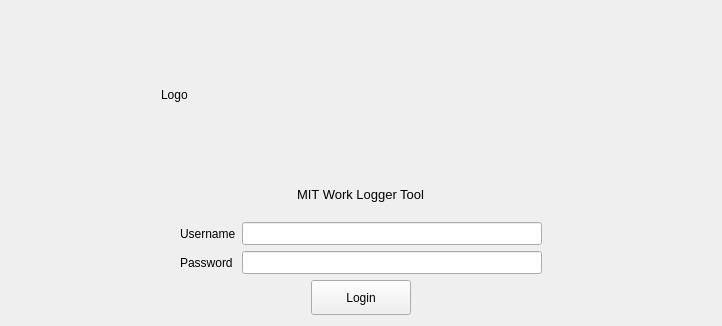
<?xml version="1.0" encoding="UTF-8"?>
<ui version="4.0">
 <class>LoginWindow</class>
 <widget class="QWidget" name="LoginWindow">
  <property name="geometry">
   <rect>
    <x>0</x>
    <y>0</y>
    <width>722</width>
    <height>326</height>
   </rect>
  </property>
  <property name="windowTitle">
   <string>Form</string>
  </property>
  <property name="styleSheet">
   <string notr="true"/>
  </property>
  <layout class="QHBoxLayout" name="horizontalLayout_5">
   <item>
    <layout class="QVBoxLayout" name="verticalLayout_4">
     <item>
      <layout class="QVBoxLayout" name="verticalLayout_2">
       <item>
        <layout class="QVBoxLayout" name="verticalLayout">
         <item>
          <spacer name="verticalSpacer">
           <property name="orientation">
            <enum>Qt::Vertical</enum>
           </property>
           <property name="sizeHint" stdset="0">
            <size>
             <width>20</width>
             <height>40</height>
            </size>
           </property>
          </spacer>
         </item>
         <item>
          <layout class="QHBoxLayout" name="horizontalLayout">
           <item>
            <spacer name="horizontalSpacer">
             <property name="orientation">
              <enum>Qt::Horizontal</enum>
             </property>
             <property name="sizeHint" stdset="0">
              <size>
               <width>40</width>
               <height>20</height>
              </size>
             </property>
            </spacer>
           </item>
           <item>
            <widget class="QLabel" name="LogoLabel">
             <property name="minimumSize">
              <size>
               <width>400</width>
               <height>115</height>
              </size>
             </property>
             <property name="text">
              <string>Logo</string>
             </property>
            </widget>
           </item>
           <item>
            <spacer name="horizontalSpacer_2">
             <property name="orientation">
              <enum>Qt::Horizontal</enum>
             </property>
             <property name="sizeHint" stdset="0">
              <size>
               <width>40</width>
               <height>20</height>
              </size>
             </property>
            </spacer>
           </item>
          </layout>
         </item>
         <item>
          <spacer name="verticalSpacer_2">
           <property name="orientation">
            <enum>Qt::Vertical</enum>
           </property>
           <property name="sizeHint" stdset="0">
            <size>
             <width>20</width>
             <height>40</height>
            </size>
           </property>
          </spacer>
         </item>
        </layout>
       </item>
       <item>
        <layout class="QHBoxLayout" name="horizontalLayout_2">
         <item>
          <spacer name="horizontalSpacer_7">
           <property name="orientation">
            <enum>Qt::Horizontal</enum>
           </property>
           <property name="sizeHint" stdset="0">
            <size>
             <width>40</width>
             <height>20</height>
            </size>
           </property>
          </spacer>
         </item>
         <item>
          <widget class="QLabel" name="appTitleLabel">
           <property name="font">
            <font>
             <pointsize>10</pointsize>
            </font>
           </property>
           <property name="accessibleName">
            <string>LoginAppLabel</string>
           </property>
           <property name="text">
            <string>MIT Work Logger Tool</string>
           </property>
          </widget>
         </item>
         <item>
          <spacer name="horizontalSpacer_8">
           <property name="orientation">
            <enum>Qt::Horizontal</enum>
           </property>
           <property name="sizeHint" stdset="0">
            <size>
             <width>40</width>
             <height>20</height>
            </size>
           </property>
          </spacer>
         </item>
        </layout>
       </item>
       <item>
        <spacer name="verticalSpacer_3">
         <property name="orientation">
          <enum>Qt::Vertical</enum>
         </property>
         <property name="sizeHint" stdset="0">
          <size>
           <width>20</width>
           <height>40</height>
          </size>
         </property>
        </spacer>
       </item>
      </layout>
     </item>
     <item>
      <layout class="QHBoxLayout" name="horizontalLayout_3">
       <item>
        <spacer name="horizontalSpacer_5">
         <property name="orientation">
          <enum>Qt::Horizontal</enum>
         </property>
         <property name="sizeHint" stdset="0">
          <size>
           <width>40</width>
           <height>20</height>
          </size>
         </property>
        </spacer>
       </item>
       <item>
        <layout class="QFormLayout" name="formLayout">
         <item row="0" column="0">
          <widget class="QLabel" name="usernameLabel">
           <property name="font">
            <font>
             <pointsize>9</pointsize>
            </font>
           </property>
           <property name="text">
            <string>Username</string>
           </property>
          </widget>
         </item>
         <item row="0" column="1">
          <widget class="QLineEdit" name="usernameLineEdit">
           <property name="minimumSize">
            <size>
             <width>300</width>
             <height>0</height>
            </size>
           </property>
           <property name="font">
            <font>
             <pointsize>10</pointsize>
            </font>
           </property>
          </widget>
         </item>
         <item row="1" column="1">
          <widget class="QLineEdit" name="passwordLineEdit">
           <property name="minimumSize">
            <size>
             <width>300</width>
             <height>0</height>
            </size>
           </property>
           <property name="font">
            <font>
             <pointsize>10</pointsize>
            </font>
           </property>
          </widget>
         </item>
         <item row="1" column="0">
          <widget class="QLabel" name="passwordLabel">
           <property name="font">
            <font>
             <pointsize>9</pointsize>
            </font>
           </property>
           <property name="text">
            <string>Password</string>
           </property>
          </widget>
         </item>
        </layout>
       </item>
       <item>
        <spacer name="horizontalSpacer_6">
         <property name="orientation">
          <enum>Qt::Horizontal</enum>
         </property>
         <property name="sizeHint" stdset="0">
          <size>
           <width>40</width>
           <height>20</height>
          </size>
         </property>
        </spacer>
       </item>
      </layout>
     </item>
     <item>
      <layout class="QVBoxLayout" name="verticalLayout_3">
       <item>
        <spacer name="verticalSpacer_4">
         <property name="orientation">
          <enum>Qt::Vertical</enum>
         </property>
         <property name="sizeHint" stdset="0">
          <size>
           <width>20</width>
           <height>18</height>
          </size>
         </property>
        </spacer>
       </item>
       <item>
        <layout class="QHBoxLayout" name="horizontalLayout_4">
         <item>
          <spacer name="horizontalSpacer_3">
           <property name="orientation">
            <enum>Qt::Horizontal</enum>
           </property>
           <property name="sizeHint" stdset="0">
            <size>
             <width>40</width>
             <height>20</height>
            </size>
           </property>
          </spacer>
         </item>
         <item>
          <widget class="QPushButton" name="pushButton">
           <property name="minimumSize">
            <size>
             <width>100</width>
             <height>35</height>
            </size>
           </property>
           <property name="text">
            <string>Login</string>
           </property>
          </widget>
         </item>
         <item>
          <spacer name="horizontalSpacer_4">
           <property name="orientation">
            <enum>Qt::Horizontal</enum>
           </property>
           <property name="sizeHint" stdset="0">
            <size>
             <width>40</width>
             <height>20</height>
            </size>
           </property>
          </spacer>
         </item>
        </layout>
       </item>
       <item>
        <spacer name="verticalSpacer_5">
         <property name="orientation">
          <enum>Qt::Vertical</enum>
         </property>
         <property name="sizeHint" stdset="0">
          <size>
           <width>20</width>
           <height>28</height>
          </size>
         </property>
        </spacer>
       </item>
      </layout>
     </item>
    </layout>
   </item>
  </layout>
 </widget>
 <resources/>
 <connections/>
</ui>
